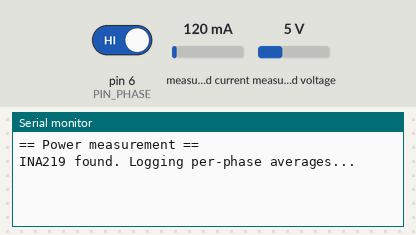
The sketch below on a simulated Arduino Uno, built with avr-gcc and run on an emulated ATmega328P. On the bench: the last lines printed to the serial monitor. The inputs (shaded band) are chosen by the test bench; at power-on: pin 6 (PIN_PHASE) HIGH, measured current 120 mA, measured voltage 5 V.

Above: at 4.2 s.
4.3 s: pin 6 (PIN_PHASE) driven LOW
At 5.0 s:
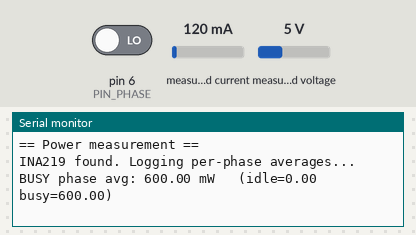
5.8 s: pin 6 (PIN_PHASE) driven HIGH
At 7.3 s:
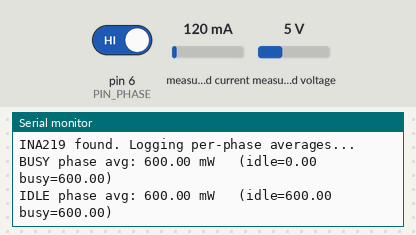

Measured:
- after the input at 4.3 s, the serial monitor: prints a new line at once (image 1)
- after the input at 5.8 s, the serial monitor: prints a new line at once (image 2)

The sketch:

power_test_pico.ino
```cpp
#include <Wire.h>
#include <Adafruit_INA219.h>

#define PIN_PHASE 6

Adafruit_INA219 ina219;

int last_phase = -1;
double sum_mW = 0;
long n = 0;
float last_idle = 0, last_busy = 0;

void setup() {
  Serial.begin(115200);
  delay(3000);
  Serial.println("== Power measurement ==");

  pinMode(PIN_PHASE, INPUT);
  Wire.begin();

  if (!ina219.begin()) {
    Serial.println("INA219 NOT FOUND. Check wiring.");
    while (true) delay(1000);
  }
  Serial.println("INA219 found. Logging per-phase averages...");
}

void loop() {
  float mW = ina219.getPower_mW();
  int phase = digitalRead(PIN_PHASE);

  if (phase != last_phase) {
    if (last_phase != -1 && n > 0) {
      float avg = sum_mW / n;
      if (last_phase == LOW) { last_idle = avg; Serial.print("IDLE phase avg: "); }
      else                   { last_busy = avg; Serial.print("BUSY phase avg: "); }
      Serial.print(avg, 2);
      Serial.print(" mW   (idle=");
      Serial.print(last_idle, 2);
      Serial.print(" busy=");
      Serial.print(last_busy, 2);
      Serial.println(")");
    }
    last_phase = phase;
    sum_mW = 0;
    n = 0;
  }

  sum_mW += mW;
  n++;
  delay(20);
}
```
